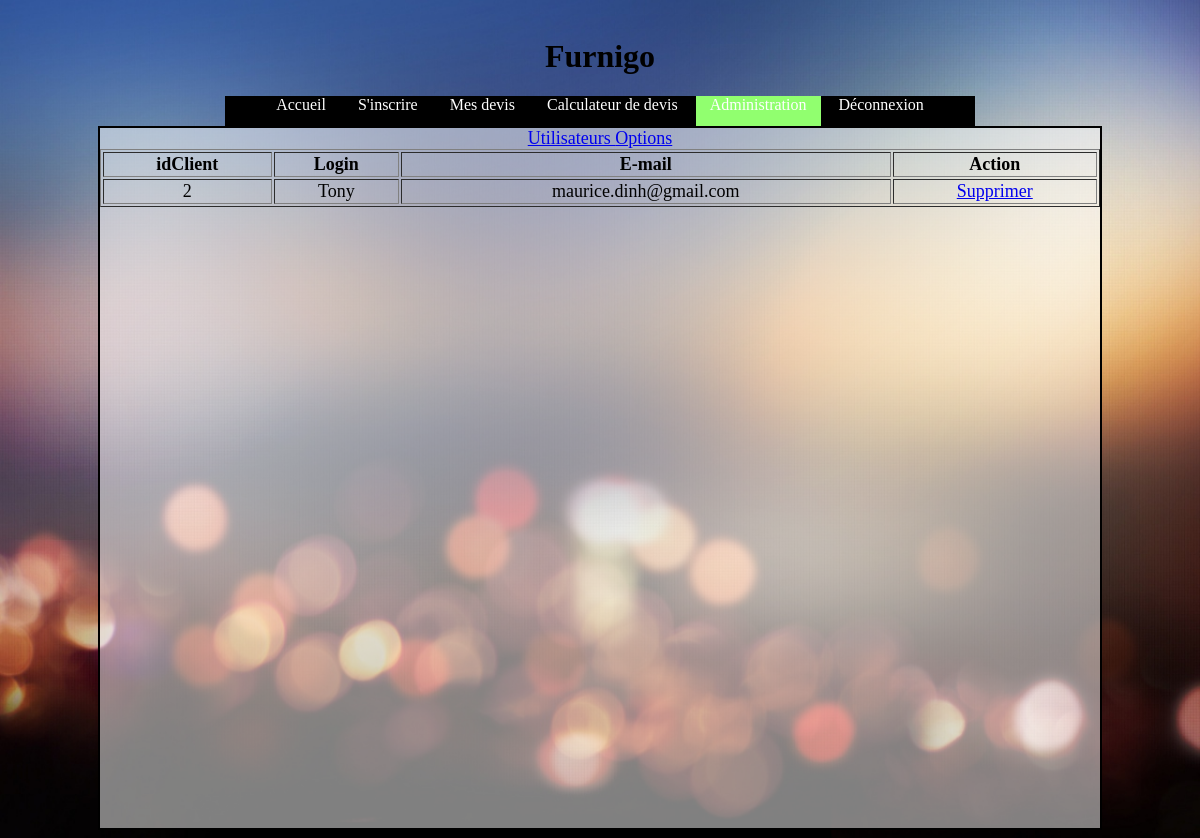
The app's page /Furnigo/adminuser.php (signed in), older data.
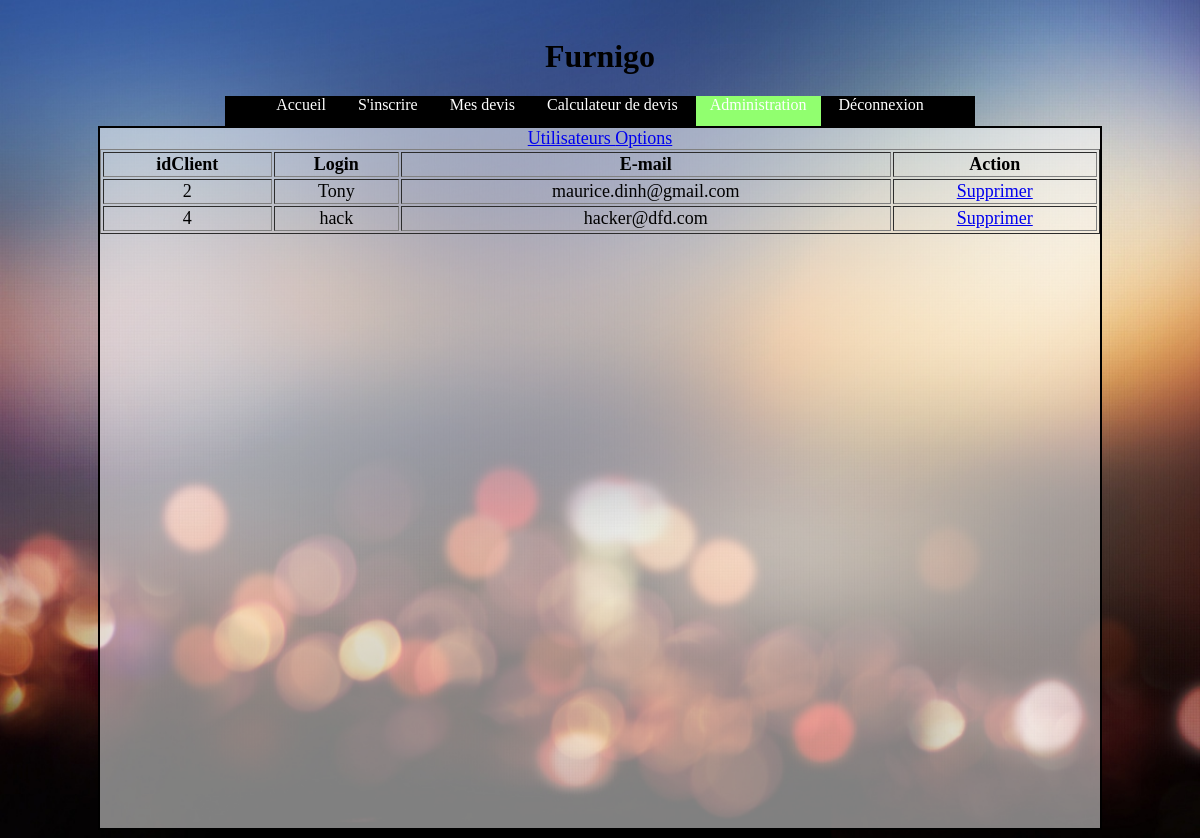
The same page, newer data.
### tables this page shows
CREATE TABLE IF NOT EXISTS `t_clients` (
  `idClient` int(11) NOT NULL AUTO_INCREMENT,
  `Login` varchar(40) NOT NULL,
  `Email` varchar(50) NOT NULL,
  `Password` varchar(70) NOT NULL,
  `UserMode` tinyint(1) NOT NULL,
  PRIMARY KEY (`idClient`),
  UNIQUE KEY `Login` (`Login`,`Email`)
);

### Furnigo/users.php (called while the page is built, shortened)
<?php
function GetUsers() {
    $db = connectdb();
    $sql = $db->prepare("SELECT idClient,Login,Email FROM t_clients WHERE UserMode != 1");
    if ($sql->execute()) {
        return $sql->fetchAll(PDO::FETCH_ASSOC);
    } else {
        return null;
    }
}

### Furnigo/adminuser.php (the view, shortened to what this page needs)
<?php
require_once 'users.php';
if (isset($_SESSION['mode'])) {
    $mode = $_SESSION['mode'];
    $users = GetUsers();
}
?>
<!DOCTYPE html>
<html>
    <head>
        <link rel="stylesheet" type="text/css" href="css/style.css">
    </head>
    <body>
    <center>
        <div id="title"><h1>Furnigo</h1></div>
        <nav>
            <ul>
                <li><a href="index.php">Accueil</a></li>
                <li><a href="inscription.php">S'inscrire</a></li>
                <li><a href="devis.php">Mes devis</a></li>
                <li><a href="calculateur.php">Calculateur de devis</a></li>
                <?php if (isset($_SESSION['name']) && $mode == 1) { ?>
                    <li class="active"><a href="adminuser.php">Administration</a></li>
                <?php } ?>
                <?php if (isset($_SESSION['name'])) { ?>
                    <li><a href="logout.php">Déconnexion</a></li>
                <?php } ?>
            </ul>
        </nav>
        <div id="content">
            <a href="adminuser.php">Utilisateurs </a>
            <a href="adminoptions.php">Options</a>
            <table border="1" width="100%">
                <th>idClient</th>
                <th>Login</th>
                <th>E-mail</th>
                <th>Action</th>
                <?php foreach ($users as $user): ?>
                    <tr>
                        <td style="text-align: center"><?php echo $user['idClient'] ?></td>
                        <td style="text-align: center"><?php echo $user['Login'] ?></td>
                        <td style="text-align: center"><?php echo $user['Email'] ?></td>
                        <td style="text-align: center"><a href="delete.php?id=<?php echo $user['idClient'] ?>">Supprimer</a></td>
                    </tr>
                <?php endforeach; ?>
            </table>
        </div>
    </center>
</body>
</html>

Row changes from the older to the newer data that the page shows:
added t_clients: idClient "4", Login "hack", Email "hacker@dfd.com"
